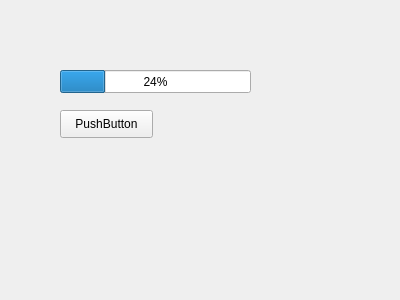
<?xml version="1.0" encoding="UTF-8"?>
<ui version="4.0">
 <class>Form</class>
 <widget class="QWidget" name="Form">
  <property name="geometry">
   <rect>
    <x>0</x>
    <y>0</y>
    <width>400</width>
    <height>300</height>
   </rect>
  </property>
  <property name="windowTitle">
   <string>Form</string>
  </property>
  <widget class="QProgressBar" name="progressBar">
   <property name="geometry">
    <rect>
     <x>60</x>
     <y>70</y>
     <width>191</width>
     <height>23</height>
    </rect>
   </property>
   <property name="value">
    <number>24</number>
   </property>
  </widget>
  <widget class="QPushButton" name="pushButton">
   <property name="geometry">
    <rect>
     <x>60</x>
     <y>110</y>
     <width>93</width>
     <height>28</height>
    </rect>
   </property>
   <property name="text">
    <string>PushButton</string>
   </property>
  </widget>
 </widget>
 <resources/>
 <connections/>
</ui>
